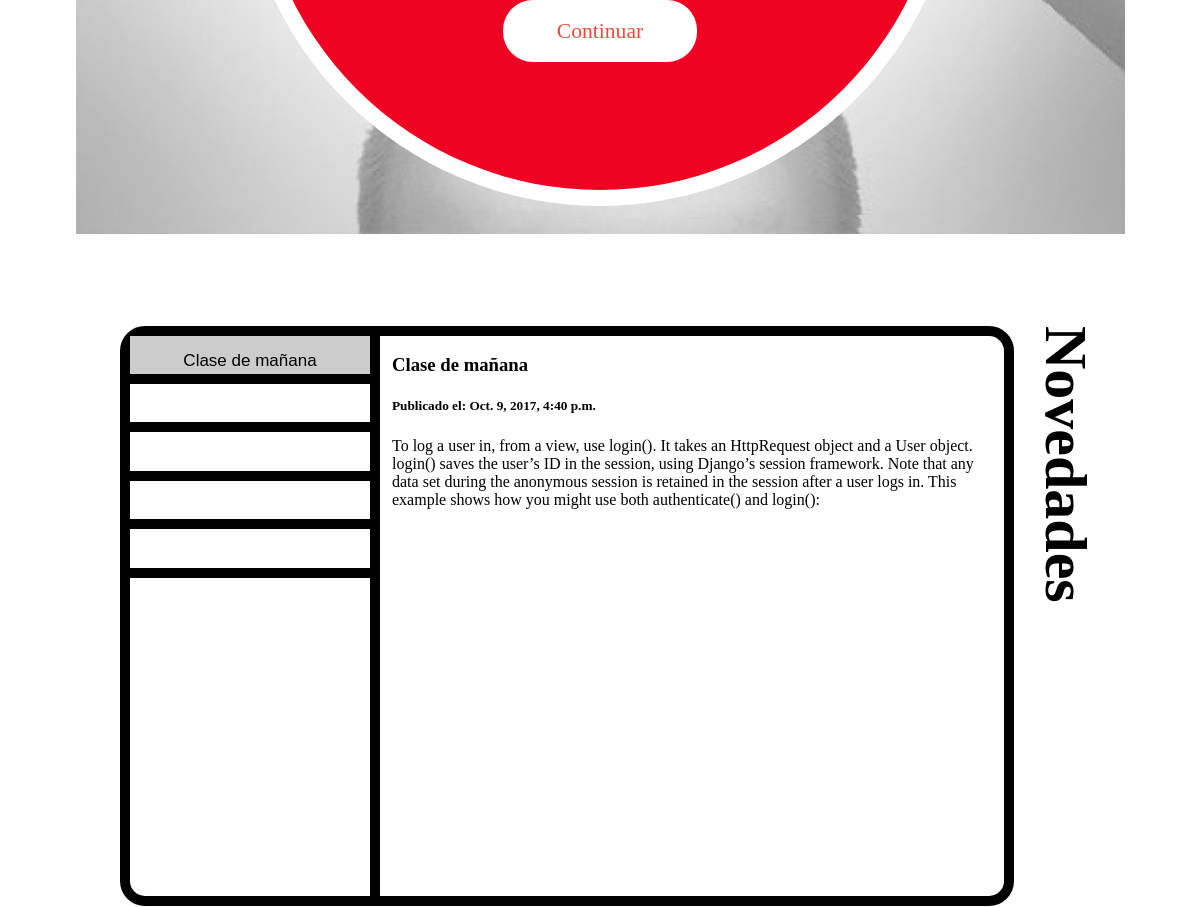
The app's page / (middle part), older data.
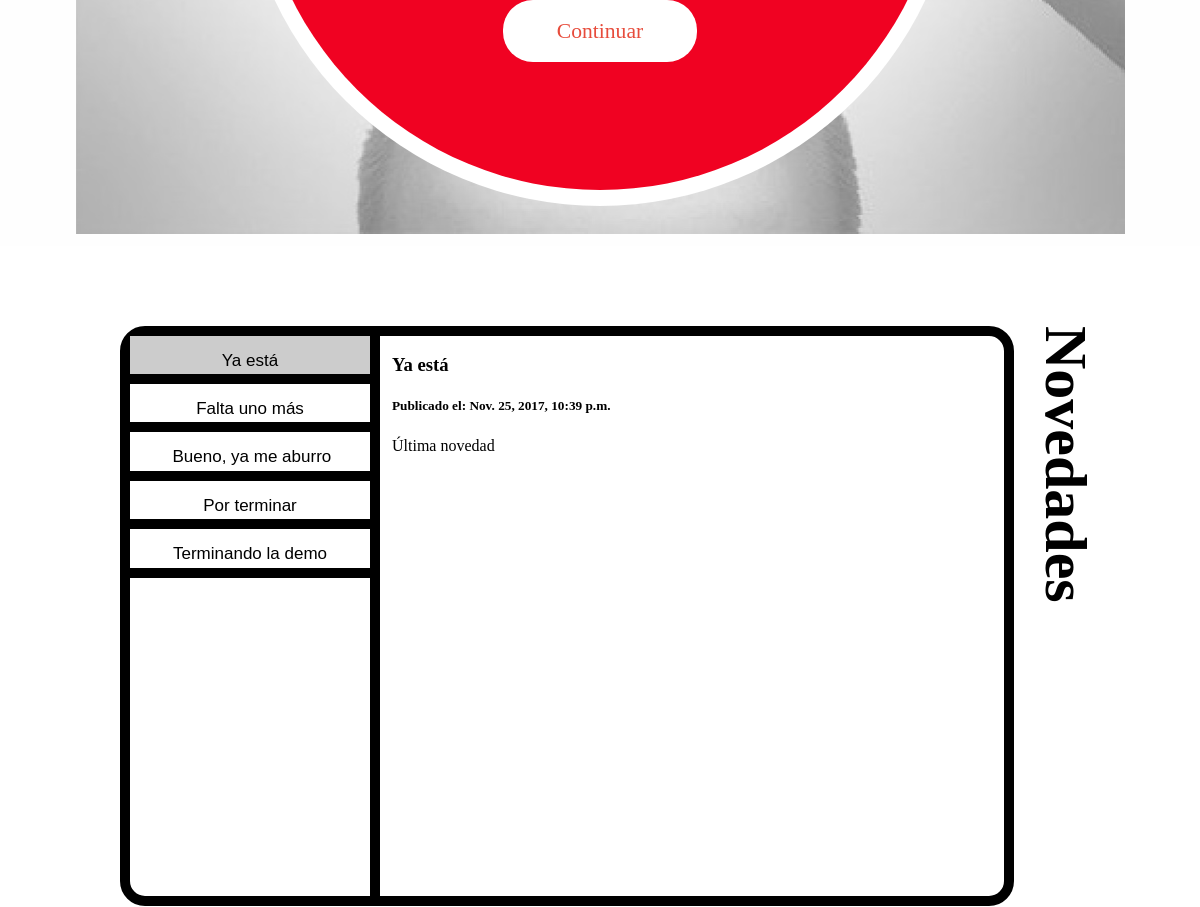
The same page, newer data.
### web/models.py (models this page shows, shortened)
class Novedad(models.Model):
    titulo = models.CharField(max_length=20) #Titulo de la novedad
    contenido = models.TextField() #Contenido de la novedad
    fechaP = models.DateTimeField('fecha de publicacion')
    tags = models.CharField(max_length=30)

### web/views.py (the view)
# urls.py: url(r'^$', web_view),
def web_view(request):
    novedades = Novedad.objects.all().order_by('-fechaP')[:5]
    return render(request, 'web/index.html', {'novedades': novedades})

### web/templates/web/index.html (shortened to what this page needs)
{% load staticfiles %}
<!DOCTYPE HTML>
<html>
	<head>
		{% load static %}
		<link rel="stylesheet" href="{% static 'web/css/style.css' %}">
	</head>
	<body>
		{% include 'web/header.html' %}
		{% include 'web/presentacion.html' %}
		{% include 'web/novedades.html' %}
	</body>
</html>

### web/templates/web/novedades.html (shortened to what this page needs)
    <div class="container-nov" id="novedades">
        <h1>Novedades</h1>
        <div class="nov">
            <div class="tab">
                <button class="tablinks" onclick="openNov(event, 'nov1')" id="defaultOpen">{{ novedades.0.titulo }}</button>
                <button class="tablinks" onclick="openNov(event, 'nov2')"> {{ novedades.1.titulo }}</button>
                <button class="tablinks" onclick="openNov(event, 'nov3')">{{ novedades.2.titulo }}</button>
                <button class="tablinks" onclick="openNov(event, 'nov4')">{{ novedades.3.titulo }}</button>
                <button claLibro 1ss="tablinks" onclick="openNov(event, 'nov5')">{{ novedades.4.titulo }}</button>
              </div>
              <div id="nov1" class="tabcontent">
                <h3>{{ novedades.0.titulo }}</h3>
                <h5>Publicado el: {{ novedades.0.fechaP }}</h5>
                <p>{{ novedades.0.contenido }}</p>
              </div>
        </div>
    </div>

Row changes from the older to the newer data that the page shows:
removed Novedad: titulo "Clase de mañana", fechaP "Oct. 9, 2017, 4:40 p.m.", contenido "To log a user in, from a view, use login(). It takes an HttpRequest object and a User object. login() saves the user’s ID in the session, using Django’s session framework. Note that any data set during the anonymous session is retained in the session after a user logs in. This example shows how you might use both authenticate() and login():"
added Novedad: titulo "Ya está", fechaP "Nov. 25, 2017, 10:39 p.m.", contenido "Última novedad"
added Novedad: titulo "Falta uno más"
added Novedad: titulo "Bueno, ya me aburro"
added Novedad: titulo "Por terminar"
added Novedad: titulo "Terminando la demo"
